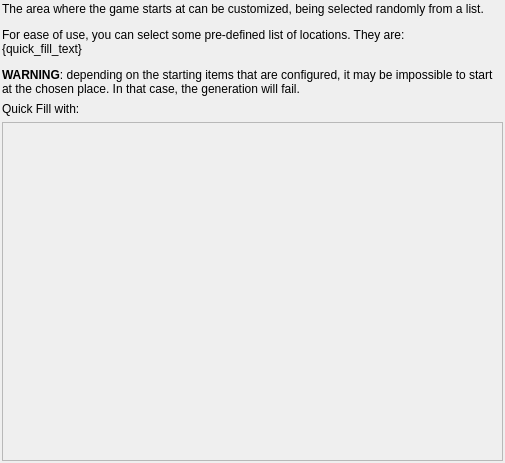
<?xml version="1.0" encoding="UTF-8"?>
<ui version="4.0">
 <class>PresetStartingArea</class>
 <widget class="QMainWindow" name="PresetStartingArea">
  <property name="geometry">
   <rect>
    <x>0</x>
    <y>0</y>
    <width>505</width>
    <height>463</height>
   </rect>
  </property>
  <property name="windowTitle">
   <string>Starting Area</string>
  </property>
  <widget class="QWidget" name="centralWidget">
   <property name="maximumSize">
    <size>
     <width>16777215</width>
     <height>16777215</height>
    </size>
   </property>
   <layout class="QVBoxLayout" name="starting_area_layout">
    <property name="leftMargin">
     <number>2</number>
    </property>
    <property name="topMargin">
     <number>2</number>
    </property>
    <property name="rightMargin">
     <number>2</number>
    </property>
    <property name="bottomMargin">
     <number>2</number>
    </property>
    <item>
     <widget class="QLabel" name="startingarea_description">
      <property name="text">
       <string>&lt;html&gt;&lt;head/&gt;&lt;body&gt;&lt;p&gt;The area where the game starts at can be customized, being selected randomly from a list.&lt;/p&gt;&lt;p&gt;For ease of use, you can select some pre-defined list of locations. They are:&lt;br/&gt;{quick_fill_text}&lt;/p&gt;&lt;p&gt;&lt;span style=&quot; font-weight:600;&quot;&gt;WARNING&lt;/span&gt;: depending on the starting items that are configured, it may be impossible to start at the chosen place. In that case, the generation will fail.&lt;/p&gt;&lt;/body&gt;&lt;/html&gt;</string>
      </property>
      <property name="textFormat">
       <enum>Qt::AutoText</enum>
      </property>
      <property name="wordWrap">
       <bool>true</bool>
      </property>
     </widget>
    </item>
    <item>
     <layout class="QHBoxLayout" name="starting_area_quick_fill_layout">
      <item>
       <widget class="QLabel" name="starting_area_quick_fill_label">
        <property name="sizePolicy">
         <sizepolicy hsizetype="Preferred" vsizetype="Preferred">
          <horstretch>0</horstretch>
          <verstretch>0</verstretch>
         </sizepolicy>
        </property>
        <property name="text">
         <string>Quick Fill with:</string>
        </property>
       </widget>
      </item>
     </layout>
    </item>
    <item>
     <widget class="QScrollArea" name="starting_locations_area">
      <property name="widgetResizable">
       <bool>true</bool>
      </property>
      <widget class="QWidget" name="starting_locations_contents">
       <property name="geometry">
        <rect>
         <x>0</x>
         <y>0</y>
         <width>499</width>
         <height>341</height>
        </rect>
       </property>
       <layout class="QGridLayout" name="starting_locations_layout">
        <property name="leftMargin">
         <number>4</number>
        </property>
        <property name="topMargin">
         <number>4</number>
        </property>
        <property name="rightMargin">
         <number>4</number>
        </property>
        <property name="bottomMargin">
         <number>4</number>
        </property>
       </layout>
      </widget>
     </widget>
    </item>
   </layout>
  </widget>
 </widget>
 <layoutdefault spacing="6" margin="11"/>
 <resources/>
 <connections/>
</ui>
